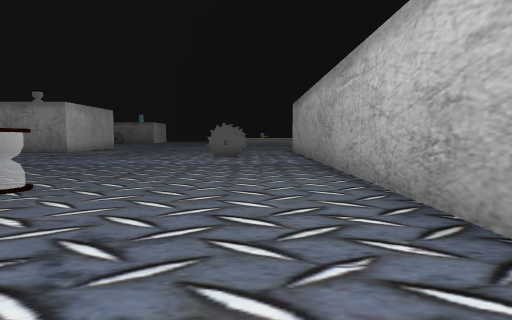
view 1 (above)

24 first-person views from a walk through a Unity game level. The camera is 1.4 m above the floor, tilts 4° down and sees 75° across. The floor is counted in squares, 2 m on a side. Each view is taken from the middle of a square. On the plan, view 1 faces up. The plan holds only what a view shows up to about 10 squares ahead; the rest is blank. The place goes on beyond the plan. The player is left out. Some animated figures are not drawn. Some surface patterns are stand-ins.

view 2
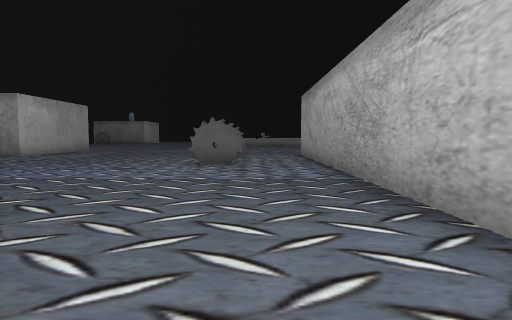

view 3
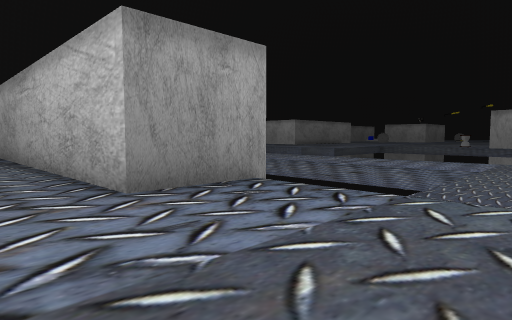

view 4
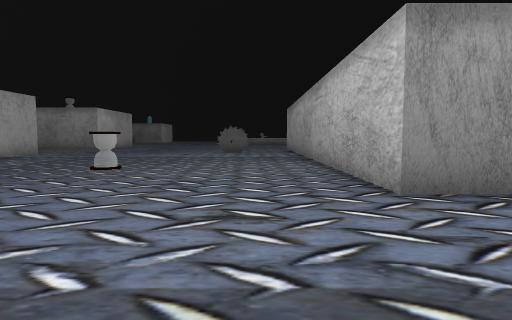

view 5
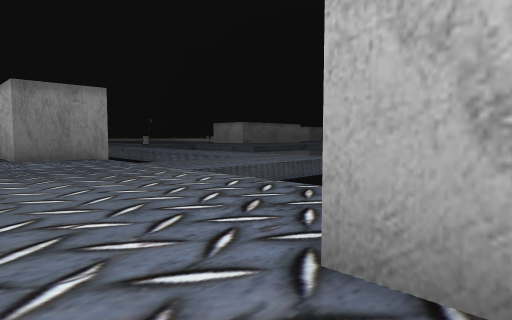

view 6
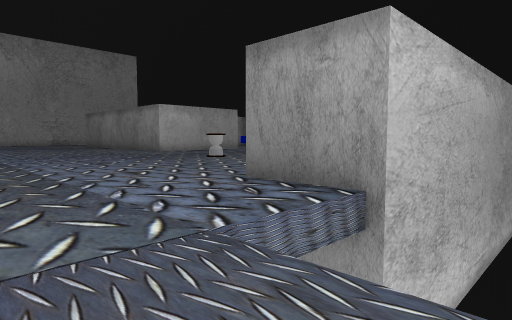

view 7
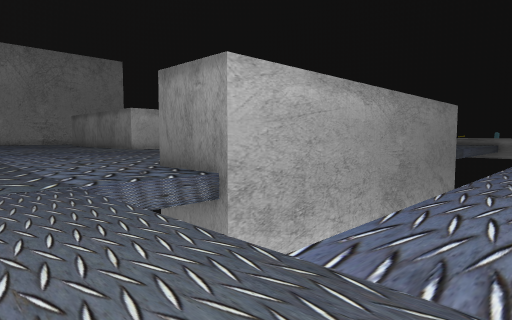

view 8
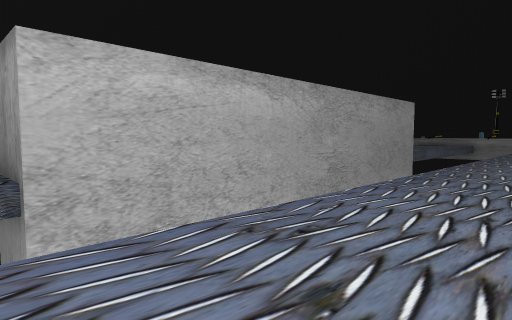

view 9
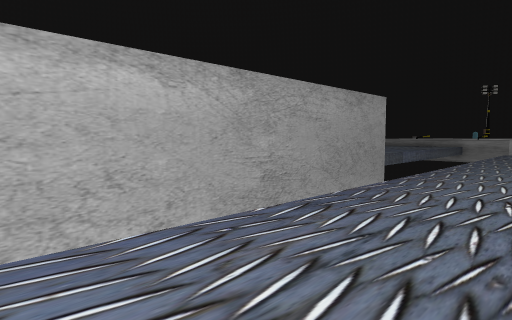

view 10
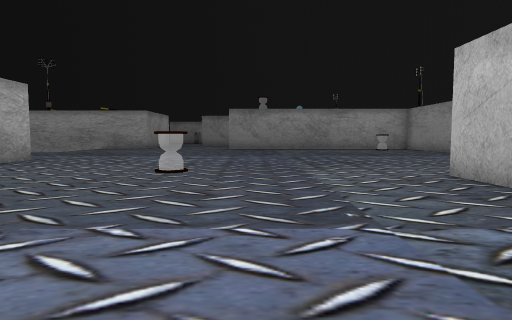

view 11
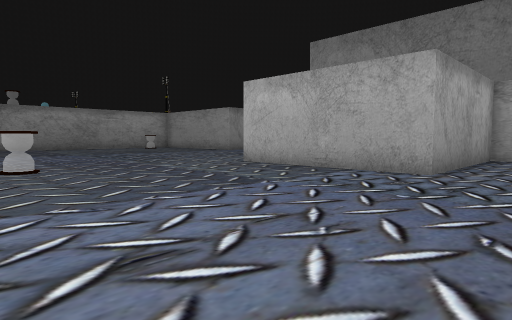

view 12
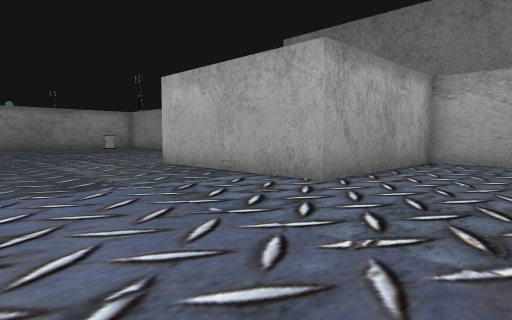

view 13
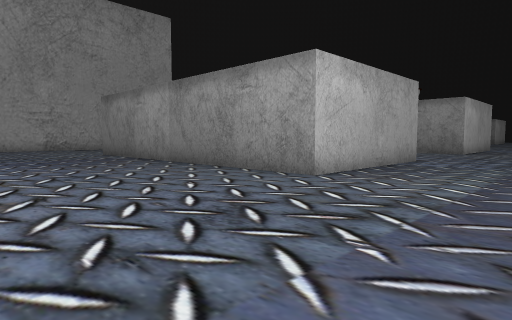

view 14
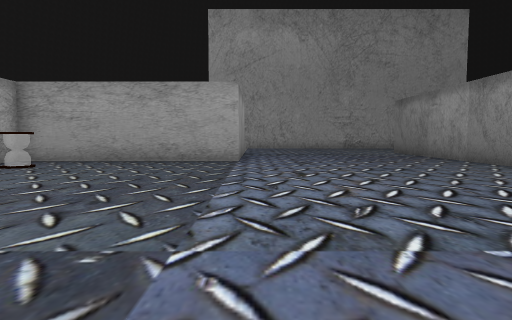

view 15
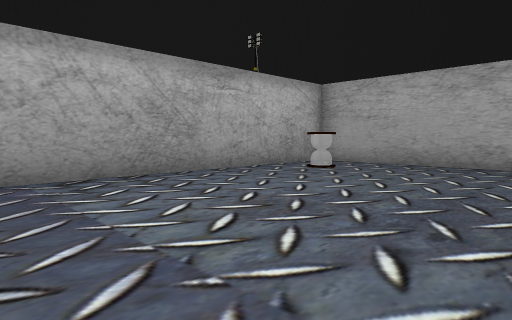

view 16
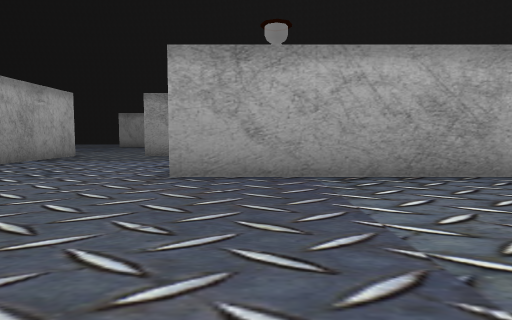

view 17
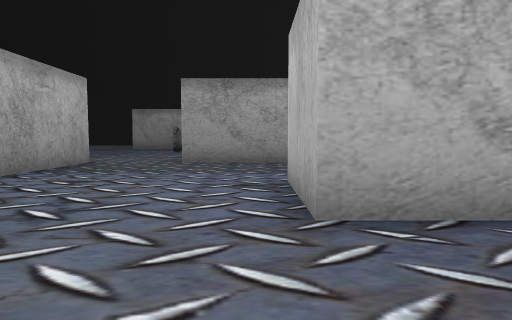

view 18
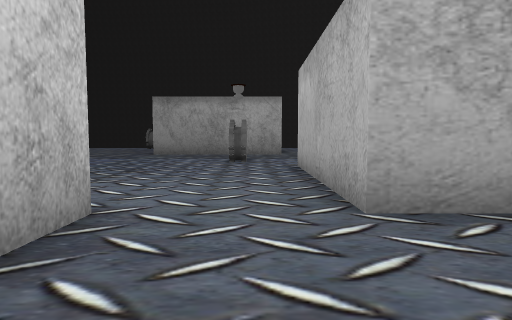

view 19
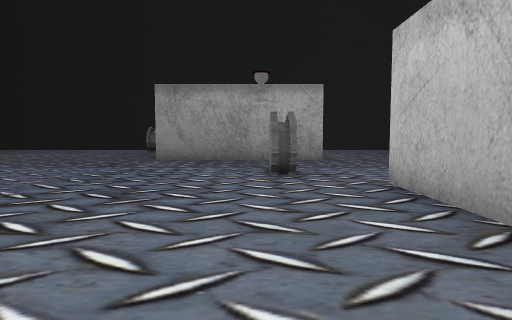

view 20
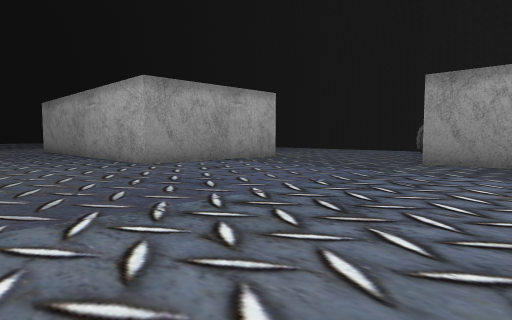

view 21
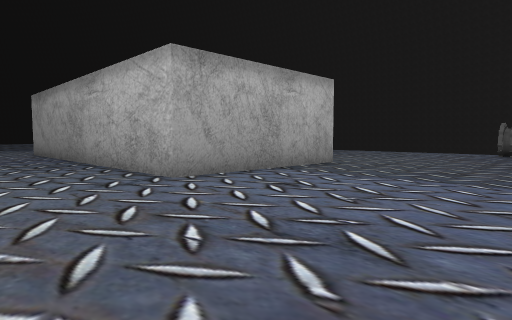

view 22
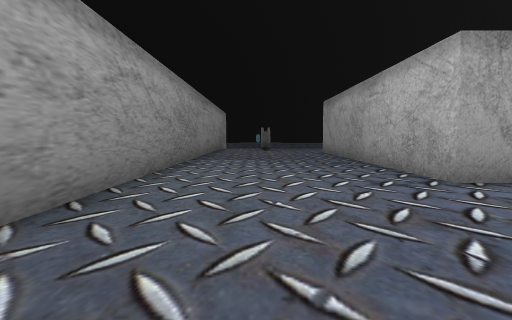

view 23
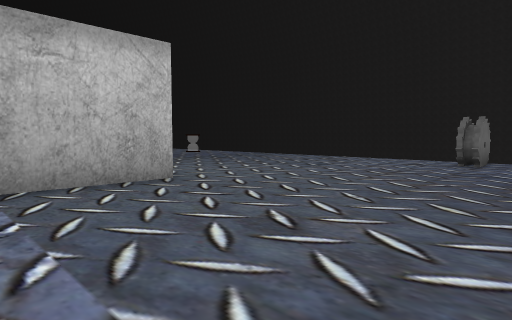

view 24
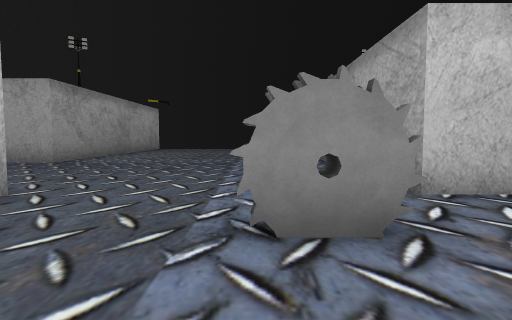

### Floor plan
Points are (right, up) in squares from view 1. A wall is a line through its corners. A room is listed if a view was taken in it or the views show most of it. See-through windows are left out.
Room 1 (views 1, 2, 3, 4, 5, 6, 7, 8, 9, 10, 11, 12, 13, 14, 15, 16, 17, 18)
walls: (4.3, 11.5) (4.3, 1) (1.8, 1) (1.8, 13); (-13.5, -1.4) (-13.5, -7.7) (-3.5, -7.7) (-3.5, -10.2); (1.5, -14) (1.5, -9); (-3.9, -14) (-1, -14); (-13.5, 11.9) (-13.5, 10) (-8.5, 10) (-8.5, 5) (-14.2, 5)
ways out: opening at (0.5, -14) to room 2
objects: other object (-12, -6); other object (-3, 4); other object (-1, 11)
Room 2 (views 19, 20, 21, 22, 23, 24)
walls: (-1, -24) (4, -24); (-7.1, -26.5) (-6, -26.5) (-6, -27.8); (-1, -14) (-1, -19) (-1.6, -19); (9, -24.1) (9, -19) (14.5, -19); (14.1, -14) (6.5, -14)
ways out: opening at (0.5, -14) to room 1
objects: other object (0, -21) to (0, -20); other object (6, -31) to (6, -30)

Where each view was taken, in squares from view 1:
view 1: 0 up, 0 right, facing up
view 2: 3 up, 0 right, facing up
view 3: 3 down, 0 right, facing up-right
view 4: 3 down, 0 right, facing up
view 5: 10 down, 0 right, facing up-right
view 6: 3 down, 6 right, facing up-left
view 7: 3 down, 9 right, facing up-left
view 8: 0 up, 10 right, facing up-left
view 9: 3 up, 10 right, facing up-left
view 10: 11 up, 5 left, facing down
view 11: 12 up, 2 left, facing down-left
view 12: 13 up, 4 left, facing down-left
view 13: 0 up, 5 left, facing up-left
view 14: 1 down, 4 left, facing left
view 15: 2 down, 5 left, facing down-left
view 16: 2 down, 5 left, facing down
view 17: 5 down, 3 left, facing down
view 18: 11 down, 0 right, facing down
view 19: 14 down, 1 right, facing down
view 20: 15 down, 1 right, facing down-right
view 21: 16 down, 4 right, facing down-right
view 22: 16 down, 4 right, facing right
view 23: 21 down, 4 right, facing down-right
view 24: 21 down, 3 right, facing left
